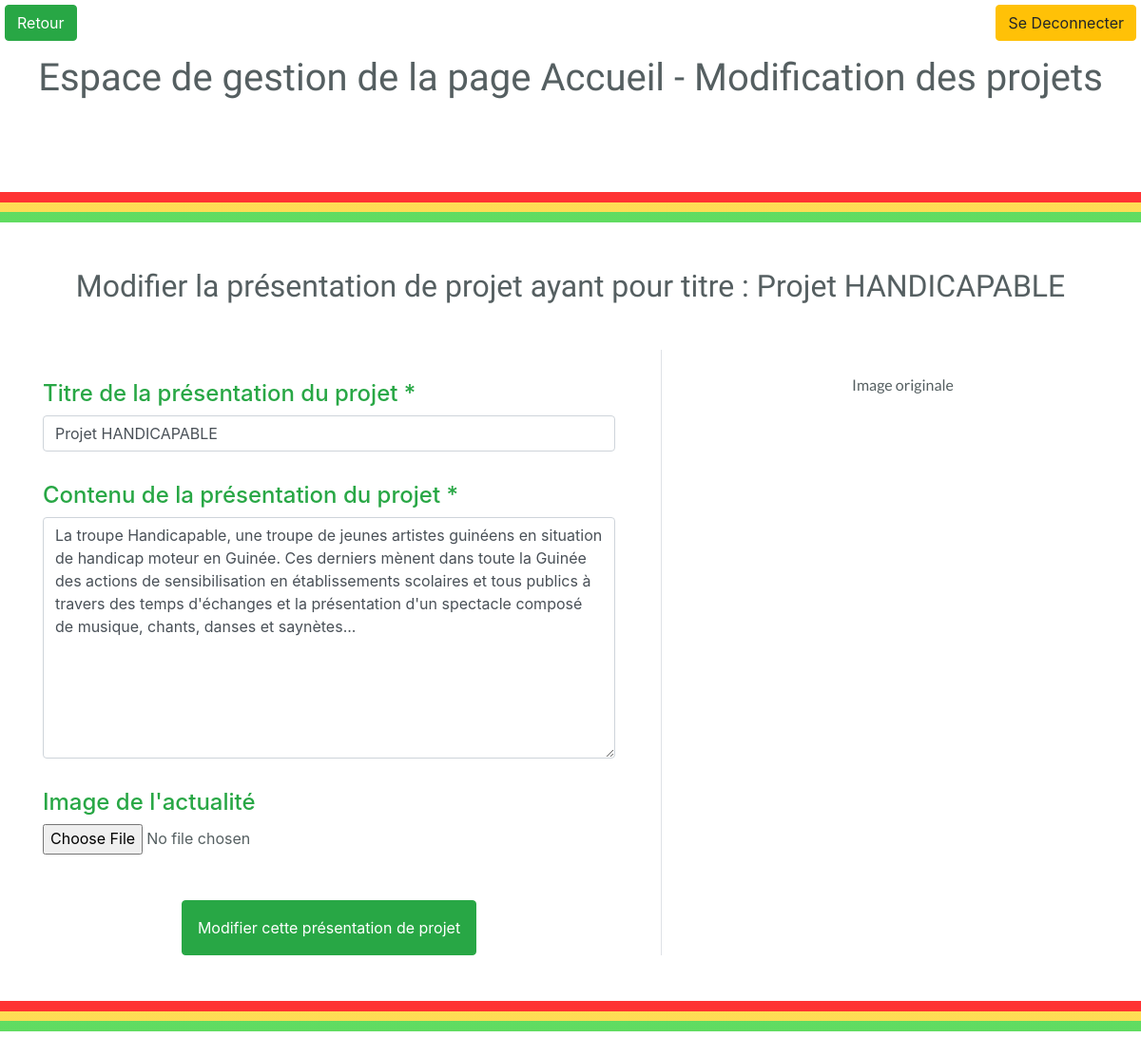
/admin/accueil/projets_presentation_modif.php?p=1 (signed in), run on an earlier commit of the app's database.
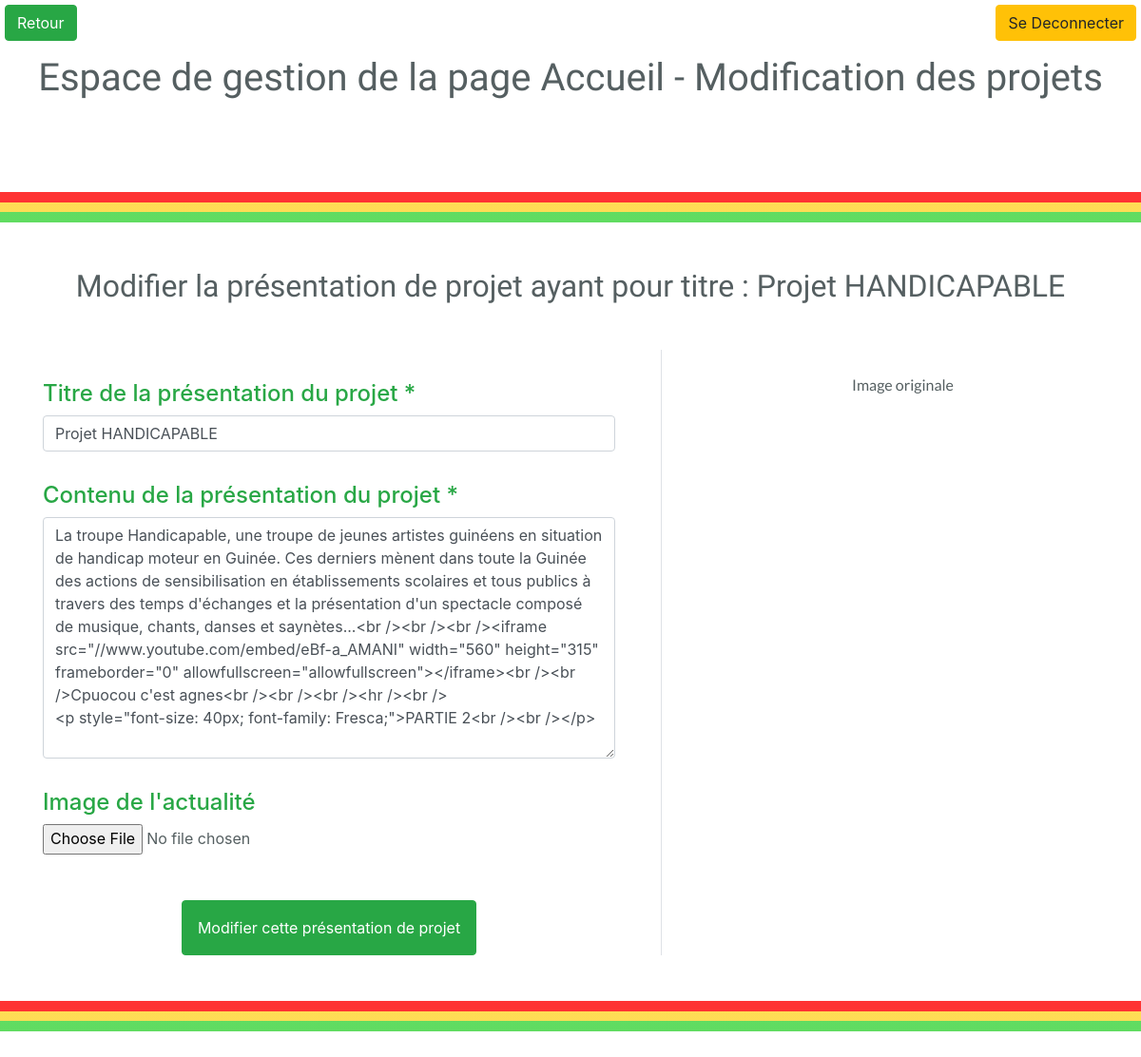
And on a later commit of the database.
### tables this page shows
CREATE TABLE IF NOT EXISTS `wb_projet_presentation` (
  `id_projet` int(11) NOT NULL AUTO_INCREMENT,
  `projet_titre` varchar(255) NOT NULL,
  `projet_contenu` longtext NOT NULL,
  `projet_image` varchar(65000) NOT NULL,
  `projet_redirection` varchar(255) NOT NULL,
  PRIMARY KEY (`id_projet`)
);

### admin/accueil/projets_presentation_modif.php (the view, shortened to what this page needs)
<?php
if ($_SESSION['admin'] === "administrateur" and !empty($_SESSION['login'])){
require '../config/db.php';
$id_projet = intval($_GET['p']);
$req_projet=$db->query("SELECT * FROM wb_projet_presentation WHERE id_projet = $id_projet");
	$projets=$req_projet->fetch();
}
?>
<!DOCTYPE html>
<html lang="fr">
<head>
    <?php
    require_once '../includes/css-head.php';
    ?>
</head>
<body>
    <?php
        require_once '../includes/function.php';
       ?>
    <div class="w-100 hr-guinea-flag my-5" style="height:2em"></div>
   <div class="container">
                <h2 class="text-center my-5">Modifier la présentation de projet ayant pour titre : <?=  $projets["projet_titre"] ?> </h2>
                   <div class="row">
                   <div class="col-7 pr-5">
                   <form action="<?php echo $_SERVER['PHP_SELF']; ?>" method="post" enctype="multipart/form-data">
                    <div class="form-group">
                        <label for="titre" class="h4 text-success"> Titre de la présentation du projet *</label>
                        <input type="text" name="titre" class="form-control" id="titre" value="<?= $projets["projet_titre"] ?>" required>
                    </div>
                    <div class="form-group">
                        <label for="contenu" class="h4 text-success">Contenu de la présentation du projet *</label>
                        <textarea name="contenu" class="form-control" id="contenu" rows="10"><?=  $projets["projet_contenu"] ?></textarea>
                    </div>
                    <div class="form-group">
                        <label for="image_projet" class="h4 text-success">Image de l'actualité</label>
                        <input type="file" name="image" class="form-control-file" id="image_projet">
                    </div>
                    <div class="control text-center mt-5">
                        <button type="submit" class="btn btn-success p-3">Modifier cette présentation de projet</button>
                    </div>
                    </form>
                    </div>
                    <div class="col-5 border-left pl-5 text-center">
                         <p class="mt-4">Image originale</p><img src="../../assets/img/<?=  $projets["projet_image"] ?>" alt="" class="img-fluid ">
                    </div>
                    </div>
            </div>
    <div class="w-100 hr-guinea-flag my-5" style="height:2em"></div>
    </body>
    </html>

What changed in the data, as far as the page shows it:
changed wb_projet_presentation "Projet HANDICAPABLE": contenu "…musique, chants, danses et saynètes..." → "…musique, chants, danses et saynètes...<br /><br /><br /><iframe src=\"//www.youtube.com/embed/eBf-a_AMANI\" width=\"560\" height=\"315\" frameborder=\"0\" allowfullscreen=\"allowfullscreen\"></iframe><br /><br />Cpuocou c'est agnes<br /><br /><br /><hr /><br /> <p style=\"font-size: 40px; font-family: Fresca;\">PARTIE 2<br /><br /></p>"
